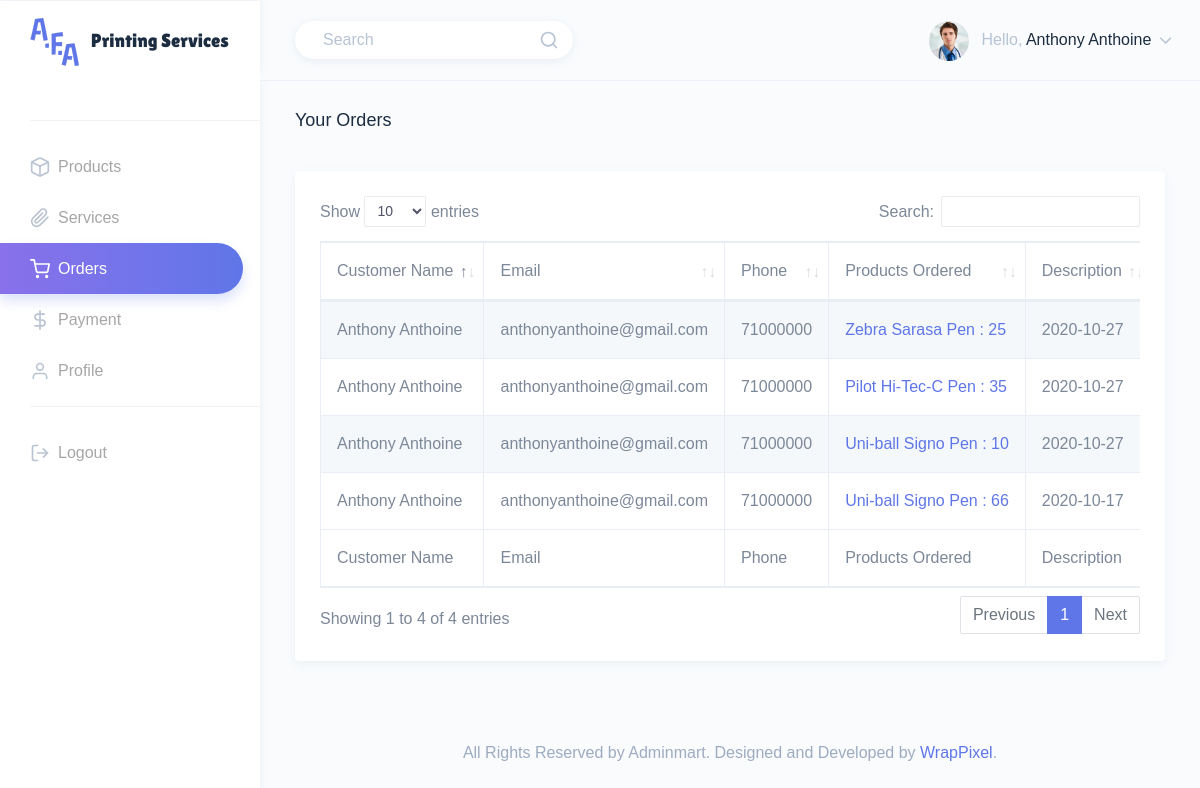
The app's page /src/html/customer/orders.php (signed in) with its own data.
### tables this page shows
CREATE TABLE IF NOT EXISTS `customer` (
  `customer_id` int NOT NULL AUTO_INCREMENT,
  `full_name` varchar(150) NOT NULL,
  `email` varchar(150) NOT NULL,
  `phone` varchar(150) NOT NULL,
  `username` varchar(150) NOT NULL,
  `password` varchar(255) NOT NULL,
  `image_url` varchar(150) NOT NULL,
  `access` tinyint(1) NOT NULL,
  PRIMARY KEY (`customer_id`)
);

CREATE TABLE IF NOT EXISTS `product` (
  `product_id` int NOT NULL AUTO_INCREMENT,
  `product_name` varchar(150) NOT NULL,
  `cost_price` int NOT NULL,
  `price` int NOT NULL,
  `description` varchar(250) NOT NULL,
  `barcode` varchar(150) NOT NULL,
  `quantity` int NOT NULL,
  `image_url` varchar(150) NOT NULL,
  `flag_service` tinyint(1) NOT NULL,
  PRIMARY KEY (`product_id`)
);

CREATE TABLE IF NOT EXISTS `product_order` (
  `product_id` int NOT NULL,
  `order_id` int NOT NULL,
  `quantity` int NOT NULL,
  `price` int NOT NULL,
  PRIMARY KEY (`product_id`,`order_id`),
  KEY `order_id` (`order_id`)
);

CREATE TABLE IF NOT EXISTS `customer_order` (
  `order_id` int NOT NULL AUTO_INCREMENT,
  `customer` int NOT NULL,
  `date_ordered` date NOT NULL,
  PRIMARY KEY (`order_id`),
  KEY `customer` (`customer`)
);

### src/html/customer/orders.php (the view, shortened to what this page needs)
<?php
    require_once('../../database/db.php');
    $sql = "SELECT full_name, image_url FROM customer WHERE customer_id=".$_SESSION['id']."";
    $query_result = mysqli_query($conn, $sql);
    while($record = mysqli_fetch_assoc($query_result)) {
      $customer_info[] = $record;
    }
    $image_path=json_decode($customer_info[0]['image_url'], true);
    $customer_id=$_SESSION['id'];
    $sql = "SELECT o.order_id, c.full_name,c.email,c.phone,p.product_name,po.quantity,po.price,o.date_ordered
    FROM customer c, customer_order o, product_order po, product p WHERE c.customer_id=o.customer
    AND o.order_id=po.order_id AND po.product_id=p.product_id AND c.customer_id=$customer_id ORDER BY `o`.`date_ordered` DESC";
    $query_result = mysqli_query($conn, $sql);
    while($record = mysqli_fetch_assoc($query_result)) {
      $orders[] = $record;
    }
?>
<!DOCTYPE html>
<html dir="ltr" lang="en">
<head>
    <link href="../../assets/extra-libs/datatables.net-bs4/css/dataTables.bootstrap4.css" rel="stylesheet">
    <link href="../../dist/css/style.min.css" rel="stylesheet">
</head>
<body>
    <div id="main-wrapper" data-theme="light" data-layout="vertical" data-navbarbg="skin6" data-sidebartype="full" data-sidebar-position="fixed" data-header-position="fixed" data-boxed-layout="full">
        <header class="topbar" data-navbarbg="skin6">
            <nav class="navbar top-navbar navbar-expand-md">
                <div class="navbar-header" data-logobg="skin6">
                    <div class="navbar-brand">
                        <a href="index.php">
                            <b class="logo-icon">
                                <img src="../../assets/images/logo-icon-1.svg" alt="homepage" class="dark-logo" />
                            </b>
                            <span class="logo-text">
                                <img src="../../assets/images/logo-text-1.svg" alt="homepage" class="dark-logo" />
                            </span>
                        </a>
                    </div>
                </div>
                <div class="navbar-collapse collapse" id="navbarSupportedContent">
                    <ul class="navbar-nav float-left mr-auto ml-3 pl-1">
                      <li class="nav-item d-none d-md-block">
                          <a class="nav-link" href="javascript:void(0)">
                              <form>
                                  <div class="customize-input">
                                      <input class="form-control custom-shadow custom-radius border-0 bg-white"
                                          type="search" placeholder="Search" aria-label="Search">
                                      <i class="form-control-icon" data-feather="search"></i>
                                  </div>
                              </form>
                          </a>
                      </li>
                    </ul>
                    <ul class="navbar-nav float-right">
                        <li class="nav-item dropdown">
                            <a class="nav-link dropdown-toggle" href="javascript:void(0)" data-toggle="dropdown"
                                aria-haspopup="true" aria-expanded="false">
                                <?php echo"<img src='../../assets/images/users/".$image_path['path']."' alt='user' class='rounded-circle'
                                    width='40' height='40'>"; ?>
                                <span class="ml-2 d-none d-lg-inline-block"><span>Hello,</span> <span
                                        class="text-dark"><?php echo $customer_info[0]['full_name']; ?></span> <i data-feather="chevron-down"
                                        class="svg-icon"></i></span>
                            </a>
                        </li>
                    </ul>
                </div>
            </nav>
        </header>
        <aside class="left-sidebar" data-sidebarbg="skin6">
            <div class="scroll-sidebar" data-sidebarbg="skin6">
                <nav class="sidebar-nav">
                    <ul id="sidebarnav">
                    <li class="list-divider"></li>
                    <li class="sidebar-item"> <a class="sidebar-link" href="index.php"
                            aria-expanded="false"><i data-feather="box" class="feather-icon"></i><span
                                class="hide-menu">Products</span></a>
                    </li>
                    <li class="sidebar-item"> <a class="sidebar-link sidebar-link" href="services.php"
                            aria-expanded="false"><i data-feather="paperclip" class="feather-icon"></i><span
                                class="hide-menu">Services</span></a>
                    </li>
                    <li class="sidebar-item"> <a class="sidebar-link sidebar-link" href="orders.php"
                            aria-expanded="false"><i data-feather="shopping-cart" class="feather-icon"></i><span
                                class="hide-menu">Orders</span></a>
                    </li>
                    <li class="sidebar-item"> <a class="sidebar-link sidebar-link" href="payment.php"
                            aria-expanded="false"><i data-feather="dollar-sign" class="feather-icon"></i><span
                                class="hide-menu">Payment</span></a>
                    </li>
                    <li class="sidebar-item"> <a class="sidebar-link sidebar-link" href="profile.php"
                        aria-expanded="false"><i data-feather="user" class="feather-icon"></i><span
                            class="hide-menu">Profile</span></a>
                    </li>
                        <li class="list-divider"></li>
                        <li class="sidebar-item"> <a class="sidebar-link sidebar-link" href="../logout.php"
                                aria-expanded="false"><i data-feather="log-out" class="feather-icon"></i><span
                                    class="hide-menu">Logout</span></a></li>
                    </ul>
                </nav>
            </div>
        </aside>
        <div class="page-wrapper">
            <div class="page-breadcrumb">
                <div class="row">
                    <div class="col-7 align-self-center">
                        <h4 class="page-title text-truncate text-dark font-weight-medium mb-1">Your Orders</h4>
                    </div>
                </div>
            </div>
            <div class="container-fluid">
                <div class="row">
                    <div class="col-12">
                        <div class="card">
                            <div class="card-body">
                                <div class="table-responsive">
                                    <table id="zero_config" class="table table-striped table-bordered no-wrap">
                                        <thead>
                                            <tr>
                                                <th>Customer Name</th>
                                                <th>Email</th>
                                                <th>Phone</th>
                                                <th>Products Ordered</th>
                                                <th>Description</th>
                                            </tr>
                                        </thead>
                                        <tbody>
                                            <?php
                                            if(isset($orders)){
                                                for($i=0;$i<count($orders);$i++){
                                                    $order_id=$orders[$i]['order_id'];
                                                    $customer_name=$orders[$i]['full_name'];
                                                    $email=$orders[$i]['email'];
                                                    $phone=$orders[$i]['phone'];
                                                    $product_name=$orders[$i]['product_name'];
                                                    $quantity=$orders[$i]['quantity'];
                                                    $date_ordered=$orders[$i]['date_ordered'];
                                                    echo "<tr>";
                                                    echo"<td>".$customer_name."</td>";
                                                    echo"<td>".$email."</td>";
                                                    echo"<td>".$phone."</td>";
                                                    echo"<td><a href='./view_receipt.php?orderId=".$order_id."'>".$product_name." : "."$quantity"."</a></td>";
                                                    echo"<td>".$date_ordered."</td>";
                                                    echo "</tr>";
                                                }
                                              }
                                            ?>
                                        </tbody>
                                        <tfoot>
                                          <tr>
                                              <th>Customer Name</th>
                                              <th>Email</th>
                                              <th>Phone</th>
                                              <th>Products Ordered</th>
                                              <th>Description</th>
                                          </tr>
                                        </tfoot>
                                    </table>
                                </div>
                            </div>
                        </div>
                    </div>
                </div>
            </div>
            <footer class="footer text-center text-muted">
                All Rights Reserved by Adminmart. Designed and Developed by <a
                    href="https://wrappixel.com">WrapPixel</a>.
            </footer>
        </div>
    </div>
</body>
</html>

### records on screen
customer: full_name "Anthony Anthoine", email "anthonyanthoine@gmail.com", phone "71000000", product.product_name "Zebra Sarasa Pen", product_order.quantity "25", customer_order.date_ordered "2020-10-27", product.product_name "Pilot Hi-Tec-C Pen", product_order.quantity "35", product.product_name "Uni-ball Signo Pen", product_order.quantity "10", product_order.quantity "66", customer_order.date_ordered "2020-10-17"
